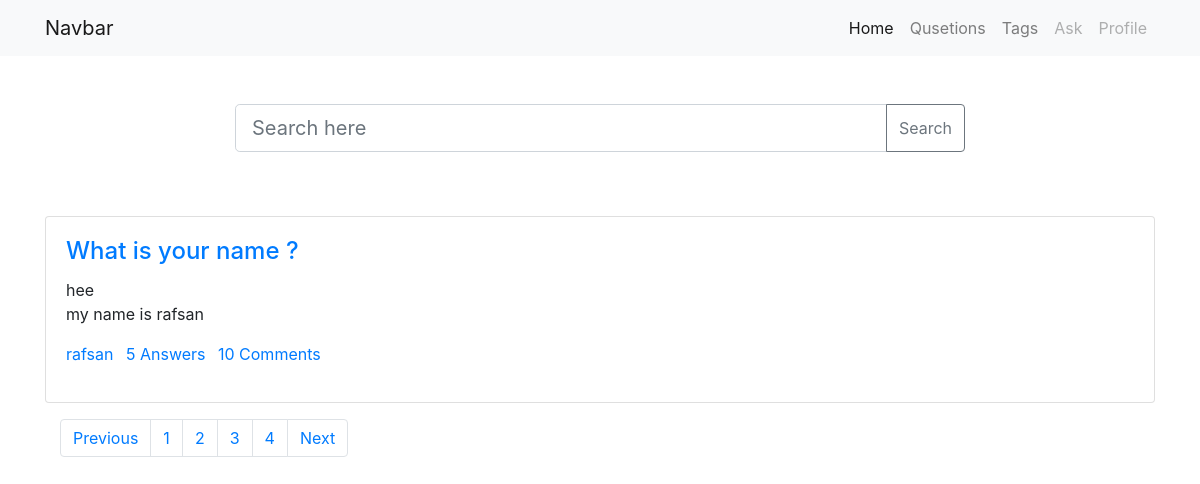
Screenshot of /?page=2 with the database file from the repository.
### qa/models.py (models this page shows, shortened)
class Question(models.Model):
    user = models.ForeignKey(User,on_delete = models.CASCADE)
    title = models.CharField( max_length=300)
    detail =models.TextField()
    created_at = models.DateField(auto_now_add = True)

### qa/views.py (the view)
# urls.py: path('', views.home, name = 'home'),
def home(request):
    quest = Question.objects.all().order_by('-id')
    paginator = Paginator(quest, 1)
    page_num = request.GET.get('page', 1)
    quest = paginator.page(page_num)
    return render(request, 'home.html', {'quest': quest})

### qa/templates/home.html (shortened to what this page needs)
<!DOCTYPE html>
<html>
<head>
    <link rel="stylesheet" href="https://cdn.jsdelivr.net/npm/bootstrap@4.0.0/dist/css/bootstrap.min.css">
</head>
<body>
    <nav class="navbar navbar-expand-lg navbar-light bg-light">
        <div class="container">
            <a class="navbar-brand" href="#">Navbar</a>
            <div class="collapse navbar-collapse" id="navbarNav">
                <ul class="navbar-nav ml-auto">
                    <li class="nav-item active">
                        <a class="nav-link" href="#">Home</a>
                    </li>
                    <li class="nav-item">
                        <a class="nav-link" href="#">Qusetions</a>
                    </li>
                    <li class="nav-item">
                        <a class="nav-link" href="#">Tags</a>
                    </li>
                    <li class="nav-item">
                        <a class="nav-link disabled" href="#">Ask</a>
                    </li>
                    <li class="nav-item">
                        <a class="nav-link disabled" href="#">Profile</a>
                    </li>
                </ul>
            </div>
        </div>
    </nav>
    <div class="container py-5">
        <div class="row">
            <div class="col-md-8 offset-2">
                <div class="input-group mb-3">
                    <input type="text" class="form-control form-control-lg" placeholder="Search here" aria-label="Recipient's username" aria-describedby="basic-addon2">
                    <div class="input-group-append">
                      <button class="btn btn-outline-secondary" type="button">Search</button>
                    </div>
                </div>
            </div>
        </div>
    </div>
    <div class="container">
        {% for q in quest %}
        <div class="card mb-3">
            <div class="card-body">
                <h4 class="card-title"><a href="/detail/{{q.id}}">{{q.title}}</a></h4>
                </h6>hee</h6>
                <p class="card-text">{{q.detail}}</p>
                <p>
                    <a href="#" class="mr-2">{{q.user.username}}</a>
                    <a href="#" class="mr-2">5 Answers</a>
                    <a href="#" class="mr-2">10 Comments</a>
                </p>
            </div>
        </div>
        {% endfor %}
        <div class="container">
            <nav aria-label="Page navigation example">
                <ul class="pagination">
                    {% if quest.has_previous %}
                    <li class="page-item">
                        <a class="page-link" href="?page={{ quest.previous_page_number }}">Previous</a>
                    </li>
                    {% endif %}
                    {% for i in quest.paginator.page_range %}
                    <li class="page-item {% if q.number == i %}active{% endif %}">
                        <a class="page-link" href="?page={{ i }}">{{ i }}</a>
                    </li>
                    {% endfor %}
                    {% if quest.has_next %}
                    <li class="page-item">
                        <a class="page-link" href="?page={{ quest.next_page_number }}">Next</a>
                    </li>
                    {% endif %}
                </ul>
            </nav>
        </div>
</body>
</html>

### rows the page displays
Question: title "What is your name ?", detail "my name is rafsan", user.username "rafsan"

### other values shown
{{ i }} "1" "2" "3" "4"
